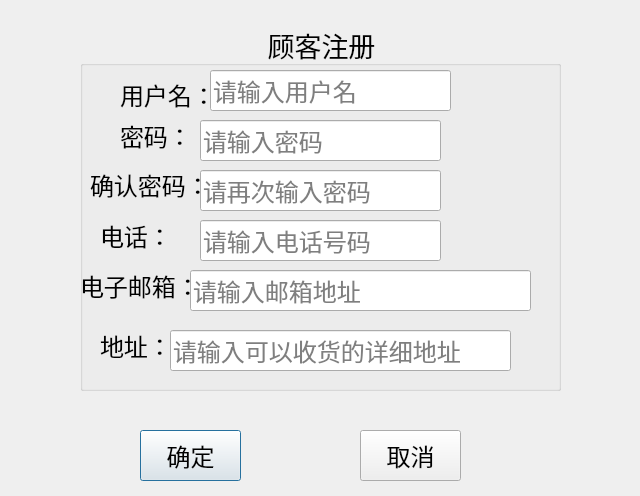
<?xml version="1.0" encoding="UTF-8"?>
<ui version="4.0">
 <class>Dialog_register</class>
 <widget class="QDialog" name="Dialog_register">
  <property name="geometry">
   <rect>
    <x>0</x>
    <y>0</y>
    <width>640</width>
    <height>496</height>
   </rect>
  </property>
  <property name="windowTitle">
   <string>Dialog</string>
  </property>
  <widget class="QGroupBox" name="groupBox">
   <property name="geometry">
    <rect>
     <x>80</x>
     <y>60</y>
     <width>481</width>
     <height>331</height>
    </rect>
   </property>
   <property name="font">
    <font>
     <family>Microsoft YaHei</family>
     <pointsize>18</pointsize>
    </font>
   </property>
   <property name="title">
    <string/>
   </property>
   <widget class="QLabel" name="name">
    <property name="geometry">
     <rect>
      <x>40</x>
      <y>20</y>
      <width>111</width>
      <height>30</height>
     </rect>
    </property>
    <property name="font">
     <font>
      <family>Microsoft YaHei</family>
      <pointsize>18</pointsize>
     </font>
    </property>
    <property name="text">
     <string>用户名：</string>
    </property>
   </widget>
   <widget class="QLabel" name="pwd">
    <property name="geometry">
     <rect>
      <x>40</x>
      <y>60</y>
      <width>71</width>
      <height>31</height>
     </rect>
    </property>
    <property name="font">
     <font>
      <family>Microsoft YaHei</family>
      <pointsize>18</pointsize>
     </font>
    </property>
    <property name="text">
     <string>密码：</string>
    </property>
   </widget>
   <widget class="QLabel" name="repwd">
    <property name="geometry">
     <rect>
      <x>10</x>
      <y>110</y>
      <width>131</width>
      <height>30</height>
     </rect>
    </property>
    <property name="font">
     <font>
      <family>Microsoft YaHei</family>
      <pointsize>18</pointsize>
     </font>
    </property>
    <property name="text">
     <string>确认密码：</string>
    </property>
   </widget>
   <widget class="QLabel" name="adress">
    <property name="geometry">
     <rect>
      <x>20</x>
      <y>270</y>
      <width>71</width>
      <height>31</height>
     </rect>
    </property>
    <property name="font">
     <font>
      <family>Microsoft YaHei</family>
      <pointsize>18</pointsize>
     </font>
    </property>
    <property name="text">
     <string>地址：</string>
    </property>
   </widget>
   <widget class="QLabel" name="phone">
    <property name="geometry">
     <rect>
      <x>20</x>
      <y>160</y>
      <width>81</width>
      <height>31</height>
     </rect>
    </property>
    <property name="font">
     <font>
      <family>Microsoft YaHei</family>
      <pointsize>18</pointsize>
     </font>
    </property>
    <property name="text">
     <string>电话：</string>
    </property>
   </widget>
   <widget class="QLabel" name="email">
    <property name="geometry">
     <rect>
      <x>0</x>
      <y>210</y>
      <width>141</width>
      <height>31</height>
     </rect>
    </property>
    <property name="font">
     <font>
      <family>Microsoft YaHei</family>
      <pointsize>18</pointsize>
     </font>
    </property>
    <property name="text">
     <string>电子邮箱：</string>
    </property>
   </widget>
   <widget class="QLineEdit" name="cstm_name">
    <property name="geometry">
     <rect>
      <x>130</x>
      <y>10</y>
      <width>241</width>
      <height>41</height>
     </rect>
    </property>
    <property name="placeholderText">
     <string>请输入用户名</string>
    </property>
   </widget>
   <widget class="QLineEdit" name="cstm_pwd">
    <property name="geometry">
     <rect>
      <x>120</x>
      <y>60</y>
      <width>241</width>
      <height>41</height>
     </rect>
    </property>
    <property name="placeholderText">
     <string>请输入密码</string>
    </property>
   </widget>
   <widget class="QLineEdit" name="cstm_repsd">
    <property name="geometry">
     <rect>
      <x>120</x>
      <y>110</y>
      <width>241</width>
      <height>41</height>
     </rect>
    </property>
    <property name="placeholderText">
     <string>请再次输入密码</string>
    </property>
   </widget>
   <widget class="QLineEdit" name="cstm_pnum">
    <property name="geometry">
     <rect>
      <x>120</x>
      <y>160</y>
      <width>241</width>
      <height>41</height>
     </rect>
    </property>
    <property name="placeholderText">
     <string>请输入电话号码</string>
    </property>
   </widget>
   <widget class="QLineEdit" name="cstm_email">
    <property name="geometry">
     <rect>
      <x>110</x>
      <y>210</y>
      <width>341</width>
      <height>41</height>
     </rect>
    </property>
    <property name="placeholderText">
     <string>请输入邮箱地址</string>
    </property>
   </widget>
   <widget class="QLineEdit" name="cstm_address">
    <property name="geometry">
     <rect>
      <x>90</x>
      <y>270</y>
      <width>341</width>
      <height>41</height>
     </rect>
    </property>
    <property name="placeholderText">
     <string>请输入可以收货的详细地址</string>
    </property>
   </widget>
  </widget>
  <widget class="QLabel" name="label">
   <property name="geometry">
    <rect>
     <x>160</x>
     <y>30</y>
     <width>323</width>
     <height>30</height>
    </rect>
   </property>
   <property name="font">
    <font>
     <family>楷体</family>
     <pointsize>20</pointsize>
    </font>
   </property>
   <property name="text">
    <string>顾客注册</string>
   </property>
   <property name="alignment">
    <set>Qt::AlignmentFlag::AlignCenter</set>
   </property>
  </widget>
  <widget class="QPushButton" name="pB_confirm">
   <property name="geometry">
    <rect>
     <x>140</x>
     <y>430</y>
     <width>101</width>
     <height>51</height>
    </rect>
   </property>
   <property name="font">
    <font>
     <pointsize>18</pointsize>
    </font>
   </property>
   <property name="text">
    <string>确定</string>
   </property>
  </widget>
  <widget class="QPushButton" name="pB_cancel">
   <property name="geometry">
    <rect>
     <x>360</x>
     <y>430</y>
     <width>101</width>
     <height>51</height>
    </rect>
   </property>
   <property name="font">
    <font>
     <pointsize>18</pointsize>
    </font>
   </property>
   <property name="text">
    <string>取消</string>
   </property>
  </widget>
 </widget>
 <resources/>
 <connections/>
</ui>
